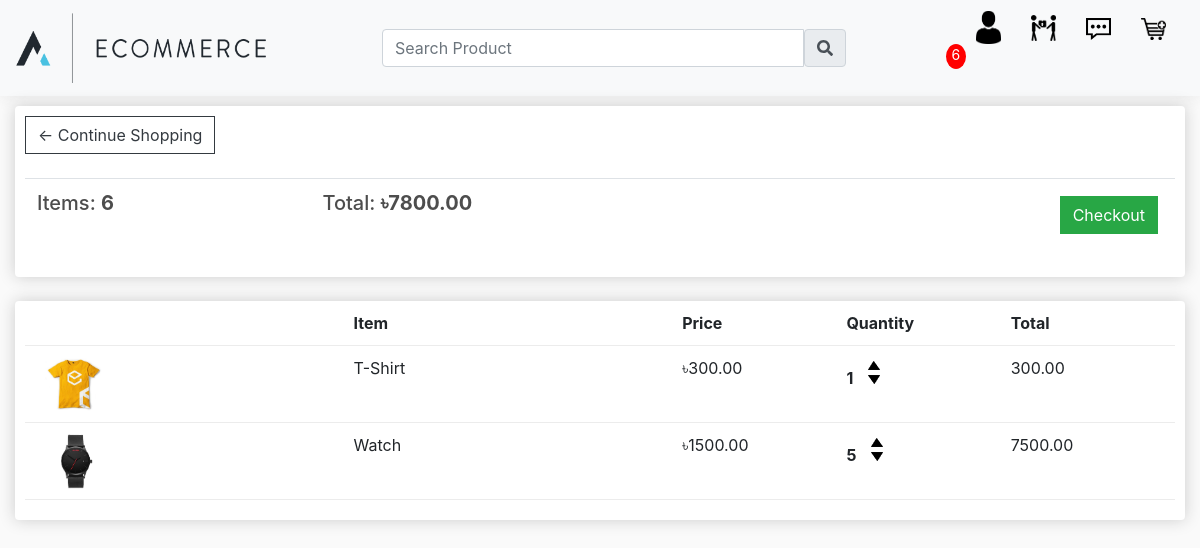
The page /cart/ (signed in) on the database as committed earlier.
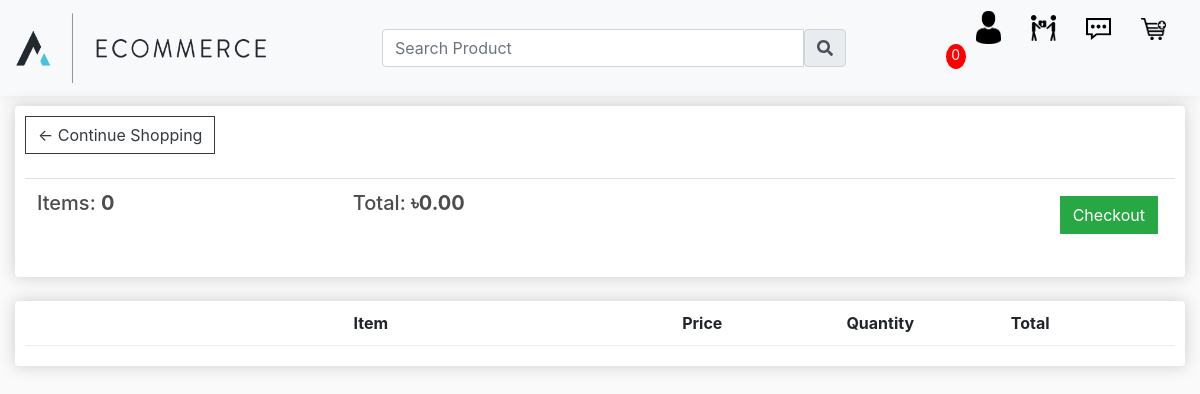
The same page on the database as committed later.
### store/models.py (models this page shows, shortened)
class Order(models.Model):
    customer = models.ForeignKey(Customer, on_delete=models.SET_NULL, blank=True, null=True)
    date_ordered = models.DateTimeField(auto_now_add=True)
    complete = models.BooleanField(default=False)
    transaction_id = models.CharField(max_length=100, null=True)
    @property
    def get_cart_total(self):
        order_items = self.orderitem_set.all()
        total = sum(item.get_total for item in order_items)
        return total
    @property
    def get_cart_items(self):
        order_items = self.orderitem_set.all()
        total = sum(item.quantity for item in order_items)
        return total

class OrderItem(models.Model):
    product = models.ForeignKey(Product, on_delete=models.SET_NULL, blank=True, null=True)
    order = models.ForeignKey(Order, on_delete=models.SET_NULL, blank=True, null=True)
    quantity = models.IntegerField(default=0, blank=True, null=True)
    date_added = models.DateTimeField(auto_now_add=True)
    @property
    def get_total(self):
        total = self.product.price * self.quantity
        return total

class Product(models.Model):
    name = models.CharField(max_length=200, null=True)
    price = models.FloatField()
    image = models.ImageField(blank=True, null=True)
    digital = models.BooleanField(default=False, blank=True, null=True)
    @property
    def imageURL(self):
        try:
            url = self.image.url
        except:
            url = ''
        return url

### store/views.py (the view)
# urls.py: path('cart/', views.cart, name='cart'),
def cart(request):
    if request.user.is_authenticated:
        customer = request.user.customer
        order, created = Order.objects.get_or_create(customer=customer, complete=False)
        items = order.orderitem_set.all()
        cartItems = order.get_cart_items
    else:
        items = []
        order = {'get_cart_item': 0, 'get_cart_total': 0}
        cartItems = order['get_cart_items']
    context = {'items': items, 'order': order, 'cartItems': cartItems, 'shipping': False}
    return render(request, 'store/cart.html', context)

### store/templates/store/cart.html
{% extends 'store/main.html' %}
{% load static %}
{% block content %}
    <div class="container-fluid">
        <div class="row">
            <div class="col-lg-12">
                <div class="box-element">
                    <a class="btn btn-outline-dark" href="{% url 'store' %}">&#x2190; Continue Shopping</a>
                    <br>
                    <br>
                    <table class="table">
                        <tr>
                            <th><h5>Items: <strong>{{ order.get_cart_items}}</strong></h5></th>
                            <th><h5>Total: <strong>৳{{ order.get_cart_total | floatformat:2}}</strong></h5></th>
                            <th>
                                <a style="float:right;margin: 5px" class="btn btn-success" href="{% url 'checkout' %}">Checkout</a>
                            </th>
                        </tr>
                    </table>
                </div>
                <br>
                <div class="box-element">
                    <div class="cart-row">
                        <div style="flex: 2"></div>
                        <div style="flex: 2"><strong>Item</strong></div>
                        <div style="flex: 1"><strong>Price</strong></div>
                        <div style="flex: 1"><strong>Quantity</strong></div>
                        <div style="flex: 1"><strong>Total</strong></div>
                    </div>
                    {% for item in items %}
                    <div class="cart-row">
                        <div style="flex: 2"><img class="row-image" src="{{ item.product.imageURL }}"></div>
                        <div style="flex: 2">{{ item.product.name }}</div>
                        <div style="flex: 1">৳{{ item.product.price | floatformat:2 }}</div>
                        <div style="flex: 1">
                            <p class="quantity">{{ item.quantity }}</p>
                            <div class="quantity">
                                <img data-product = "{{ item.product.id }}" data-action="add" class="chg-quantity update-cart" src="{% static  'images/arrow-up.png' %}">
                                <img data-product = "{{ item.product.id }}" data-action="remove" class="chg-quantity update-cart" src="{% static  'images/arrow-down.png' %}">
                            </div>
                        </div>
                        <div style="flex: 1">{{ item.get_total | floatformat:2 }}</div>
                    </div>
                    {% endfor %}
                </div>
            </div>
        </div>
    </div>
{% endblock content %}

Rows that differ between the two databases and show on the page:
no longer on this page (row edited): Order: get_cart_items "6", get_cart_total "7800.00"
removed OrderItem: product.imageURL (picture), product.name "T-Shirt", product.price "300.00", quantity "1", get_total "300.00"
removed OrderItem: product.imageURL (picture), product.name "Watch", product.price "1500.00", quantity "5", get_total "7500.00"
added Order: get_cart_items "0", get_cart_total "0.00"
Other text that changed with them:
{{ cartItems }}: "6" → "0"
